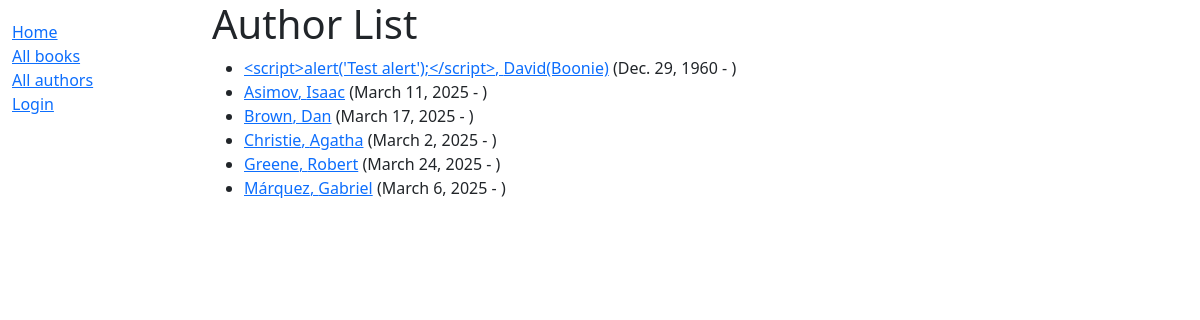
Screenshot of /catalog/authors/ with the database file from the repository.
### catalog/models.py (models this page shows, shortened)
class Author(models.Model):
    first_name = models.CharField(max_length=100)
    last_name = models.CharField(max_length=100)
    date_of_birth = models.DateField(null=True, blank=True)
    date_of_death = models.DateField('died', null=True, blank=True)
    class Meta:
        ordering = ['last_name', 'first_name']
    def get_absolute_url(self):
        return reverse('author-detail', args=[str(self.id)])

### catalog/views.py (the view)
# urls.py: path('authors/', views.AuthorListView.as_view(), name='authors'),
class AuthorListView(generic.ListView):
    model = Author
    context_object_name = 'author_list'
    template_name = 'catalog/author_list.html'
    paginate_by = 10

### catalog/templates/catalog/author_list.html
{% extends "base_generic.html" %}
{% block content %}
  <h1>Author List</h1>
  {% if author_list %}
    <ul>
      {% for author in author_list %}
      <li>
        <a href="{{ author.get_absolute_url }}">{{ author.last_name }}, {{ author.first_name }}</a>
        ({% if author.date_of_birth %}{{ author.date_of_birth }}{% endif %} -
        {% if author.date_of_death %}{{ author.date_of_death }}{% endif %})
      </li>
      {% endfor %}
    </ul>
  {% else %}
    <p>There are no authors in the library.</p>
  {% endif %}
{% endblock %}

### catalog/templates/base_generic.html (shortened to what this page needs)
<!doctype html>
<html lang="en">
<head>
    <link href="https://cdn.jsdelivr.net/npm/bootstrap@5.3.3/dist/css/bootstrap.min.css"
          rel="stylesheet"
>
    {% load static %}
    <link rel="stylesheet" href="{% static 'css/styles.css' %}"/>
</head>
<body>
    <div class="container-fluid">
        <div class="row">
            <div class="col-sm-2">
                {% block sidebar %}
                    <ul class="sidebar-nav">
                        <li><a href="{% url 'index' %}">Home</a></li>
                        <li><a href="{% url 'books' %}">All books</a></li>
                        <li><a href="{% url 'authors' %}">All authors</a></li>
                        {% if user.is_authenticated %}
                            <li>User: {{ user.get_username }}</li>
                            <li><a href="{% url 'my-borrowed' %}">My Borrowed</a></li>
                            <li>
                                <form id="logout-form" method="post" action="{% url 'logout' %}">
                                    {% csrf_token %}
                                    <button type="submit" class="btn btn-link">Logout</button>
                                </form>
                            </li>
                        {% else %}
                            <li><a href="{% url 'login' %}?next={{ request.path }}">Login</a></li>
                        {% endif %}
                    </ul>
                {% endblock %}
            </div>
            <div class="col-sm-10 ">
                {% block content %}{% endblock %}
            </div>
        </div>
    </div>
</body>
</html>

### catalog/static/css/styles.css (style rules this page uses)
.sidebar-nav { margin-top: 20px; padding: 0; list-style: none; }

### rows the page displays
Author: last_name "<script>alert('Test alert');</script>", first_name "David(Boonie)", date_of_birth "Dec. 29, 1960"
Author: last_name "Asimov", first_name "Isaac", date_of_birth "March 11, 2025"
Author: last_name "Brown", first_name "Dan", date_of_birth "March 17, 2025"
Author: last_name "Christie", first_name "Agatha", date_of_birth "March 2, 2025"
Author: last_name "Greene", first_name "Robert", date_of_birth "March 24, 2025"
Author: last_name "Márquez", first_name "Gabriel", date_of_birth "March 6, 2025"
